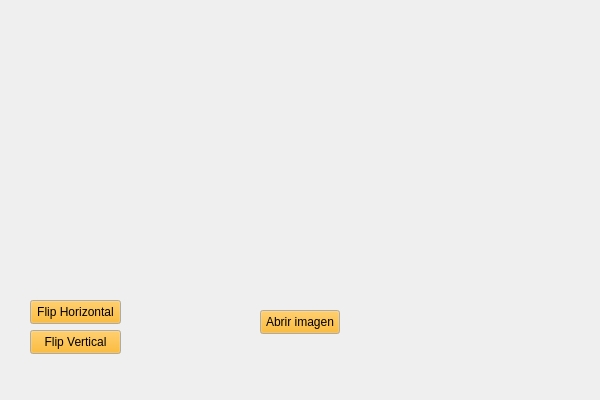
<?xml version="1.0" encoding="UTF-8"?>
<ui version="4.0">
 <class>ejerciciosQtClass</class>
 <widget class="QMainWindow" name="ejerciciosQtClass">
  <property name="geometry">
   <rect>
    <x>0</x>
    <y>0</y>
    <width>600</width>
    <height>400</height>
   </rect>
  </property>
  <property name="sizePolicy">
   <sizepolicy hsizetype="Maximum" vsizetype="Maximum">
    <horstretch>0</horstretch>
    <verstretch>0</verstretch>
   </sizepolicy>
  </property>
  <property name="cursor">
   <cursorShape>PointingHandCursor</cursorShape>
  </property>
  <property name="mouseTracking">
   <bool>false</bool>
  </property>
  <property name="windowTitle">
   <string>Main window</string>
  </property>
  <property name="tabShape">
   <enum>QTabWidget::Rounded</enum>
  </property>
  <widget class="QWidget" name="mainWindow">
   <property name="enabled">
    <bool>true</bool>
   </property>
   <property name="minimumSize">
    <size>
     <width>600</width>
     <height>400</height>
    </size>
   </property>
   <widget class="QPushButton" name="imageButton">
    <property name="geometry">
     <rect>
      <x>260</x>
      <y>310</y>
      <width>80</width>
      <height>24</height>
     </rect>
    </property>
    <property name="sizePolicy">
     <sizepolicy hsizetype="Expanding" vsizetype="Expanding">
      <horstretch>0</horstretch>
      <verstretch>0</verstretch>
     </sizepolicy>
    </property>
    <property name="palette">
     <palette>
      <active>
       <colorrole role="Button">
        <brush brushstyle="SolidPattern">
         <color alpha="255">
          <red>255</red>
          <green>170</green>
          <blue>0</blue>
         </color>
        </brush>
       </colorrole>
      </active>
      <inactive>
       <colorrole role="Button">
        <brush brushstyle="SolidPattern">
         <color alpha="255">
          <red>255</red>
          <green>170</green>
          <blue>0</blue>
         </color>
        </brush>
       </colorrole>
      </inactive>
      <disabled>
       <colorrole role="Button">
        <brush brushstyle="SolidPattern">
         <color alpha="255">
          <red>255</red>
          <green>170</green>
          <blue>0</blue>
         </color>
        </brush>
       </colorrole>
      </disabled>
     </palette>
    </property>
    <property name="cursor">
     <cursorShape>PointingHandCursor</cursorShape>
    </property>
    <property name="layoutDirection">
     <enum>Qt::LeftToRight</enum>
    </property>
    <property name="text">
     <string>Abrir imagen</string>
    </property>
   </widget>
   <widget class="QLabel" name="imageLabel">
    <property name="geometry">
     <rect>
      <x>130</x>
      <y>60</y>
      <width>341</width>
      <height>231</height>
     </rect>
    </property>
    <property name="frameShape">
     <enum>QFrame::NoFrame</enum>
    </property>
    <property name="frameShadow">
     <enum>QFrame::Plain</enum>
    </property>
    <property name="text">
     <string/>
    </property>
   </widget>
   <widget class="QPushButton" name="flipHButton">
    <property name="geometry">
     <rect>
      <x>30</x>
      <y>300</y>
      <width>91</width>
      <height>24</height>
     </rect>
    </property>
    <property name="sizePolicy">
     <sizepolicy hsizetype="Expanding" vsizetype="Expanding">
      <horstretch>0</horstretch>
      <verstretch>0</verstretch>
     </sizepolicy>
    </property>
    <property name="palette">
     <palette>
      <active>
       <colorrole role="Button">
        <brush brushstyle="SolidPattern">
         <color alpha="255">
          <red>255</red>
          <green>170</green>
          <blue>0</blue>
         </color>
        </brush>
       </colorrole>
      </active>
      <inactive>
       <colorrole role="Button">
        <brush brushstyle="SolidPattern">
         <color alpha="255">
          <red>255</red>
          <green>170</green>
          <blue>0</blue>
         </color>
        </brush>
       </colorrole>
      </inactive>
      <disabled>
       <colorrole role="Button">
        <brush brushstyle="SolidPattern">
         <color alpha="255">
          <red>255</red>
          <green>170</green>
          <blue>0</blue>
         </color>
        </brush>
       </colorrole>
      </disabled>
     </palette>
    </property>
    <property name="cursor">
     <cursorShape>PointingHandCursor</cursorShape>
    </property>
    <property name="layoutDirection">
     <enum>Qt::LeftToRight</enum>
    </property>
    <property name="text">
     <string>Flip Horizontal</string>
    </property>
   </widget>
   <widget class="QPushButton" name="flipVButton">
    <property name="geometry">
     <rect>
      <x>30</x>
      <y>330</y>
      <width>91</width>
      <height>24</height>
     </rect>
    </property>
    <property name="sizePolicy">
     <sizepolicy hsizetype="Expanding" vsizetype="Expanding">
      <horstretch>0</horstretch>
      <verstretch>0</verstretch>
     </sizepolicy>
    </property>
    <property name="palette">
     <palette>
      <active>
       <colorrole role="Button">
        <brush brushstyle="SolidPattern">
         <color alpha="255">
          <red>255</red>
          <green>170</green>
          <blue>0</blue>
         </color>
        </brush>
       </colorrole>
      </active>
      <inactive>
       <colorrole role="Button">
        <brush brushstyle="SolidPattern">
         <color alpha="255">
          <red>255</red>
          <green>170</green>
          <blue>0</blue>
         </color>
        </brush>
       </colorrole>
      </inactive>
      <disabled>
       <colorrole role="Button">
        <brush brushstyle="SolidPattern">
         <color alpha="255">
          <red>255</red>
          <green>170</green>
          <blue>0</blue>
         </color>
        </brush>
       </colorrole>
      </disabled>
     </palette>
    </property>
    <property name="cursor">
     <cursorShape>PointingHandCursor</cursorShape>
    </property>
    <property name="layoutDirection">
     <enum>Qt::LeftToRight</enum>
    </property>
    <property name="text">
     <string>Flip Vertical</string>
    </property>
   </widget>
  </widget>
 </widget>
 <layoutdefault spacing="6" margin="11"/>
 <resources>
  <include location="ejerciciosQt.qrc"/>
 </resources>
 <connections/>
</ui>
